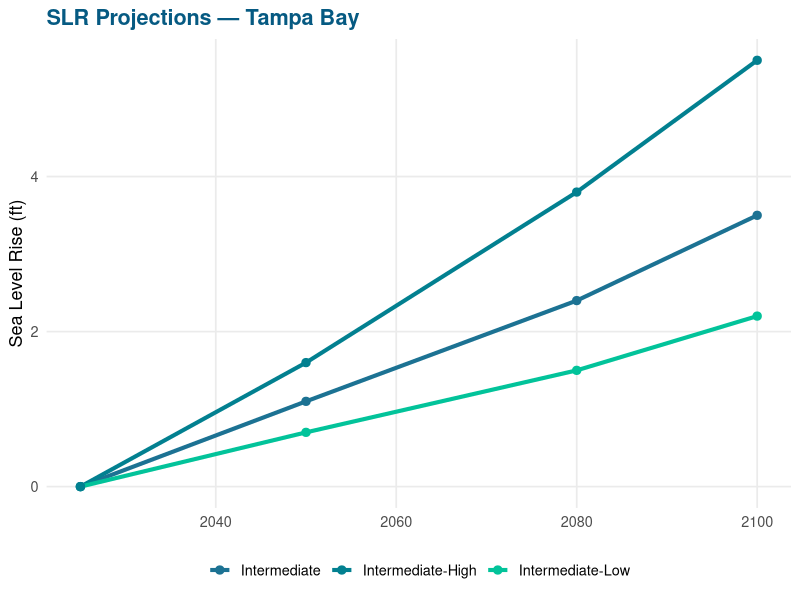
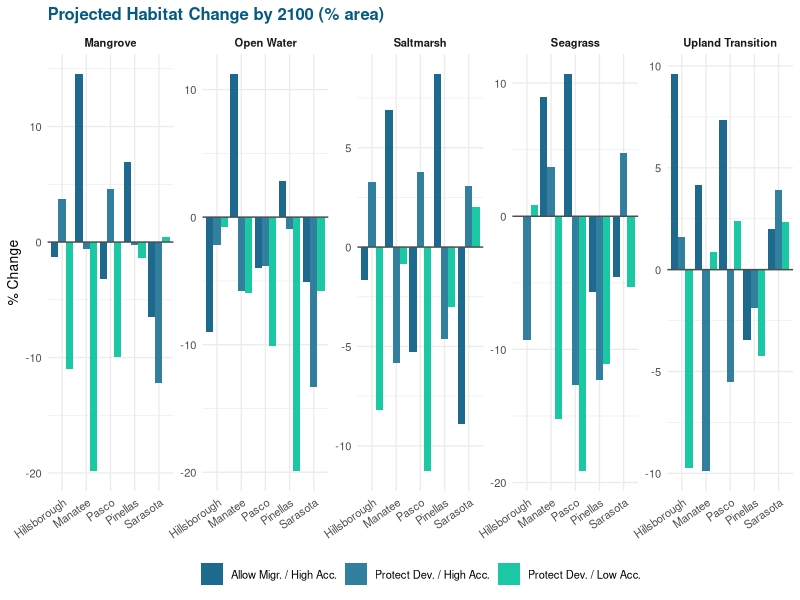
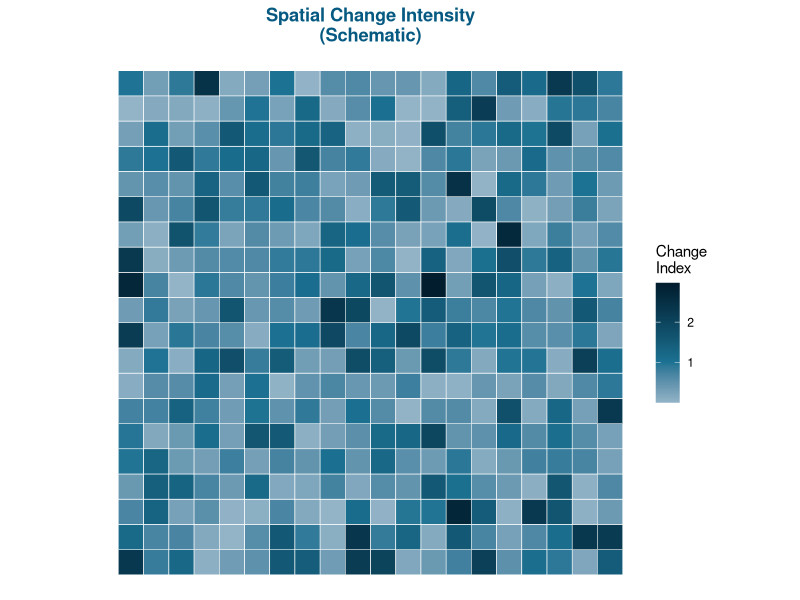
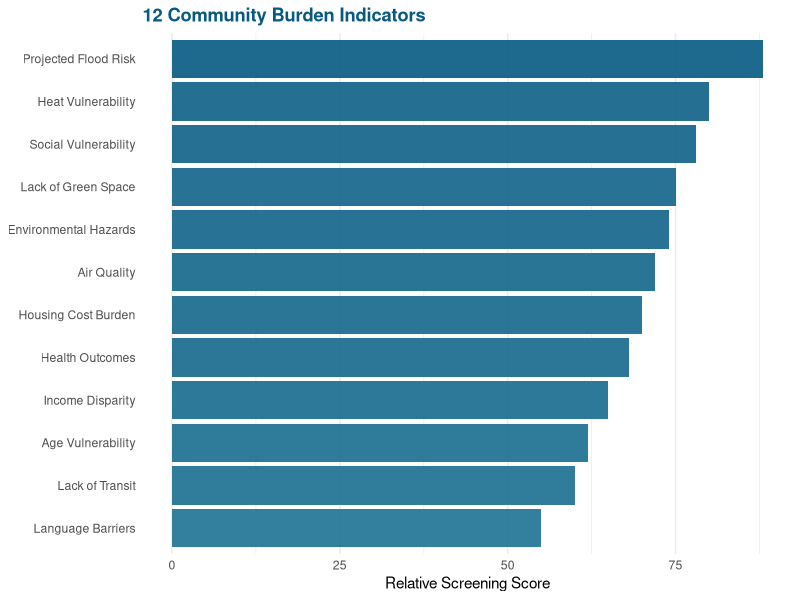
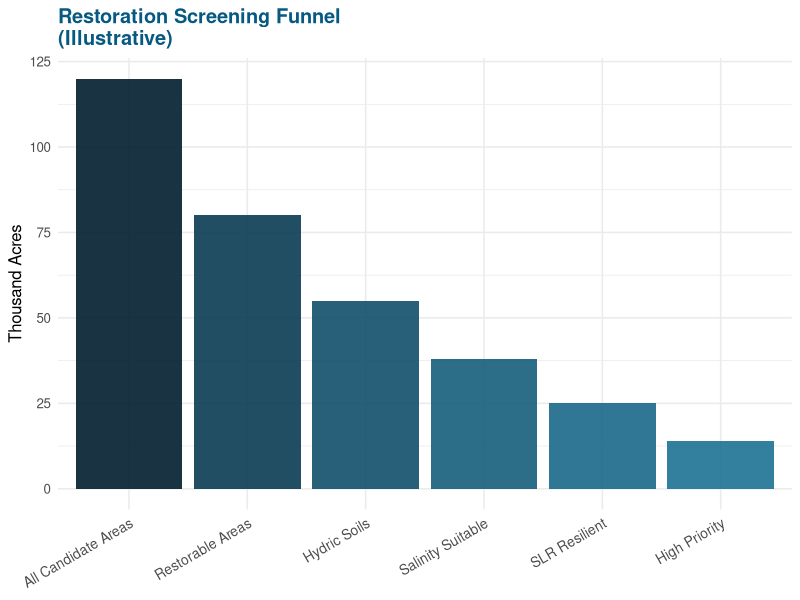
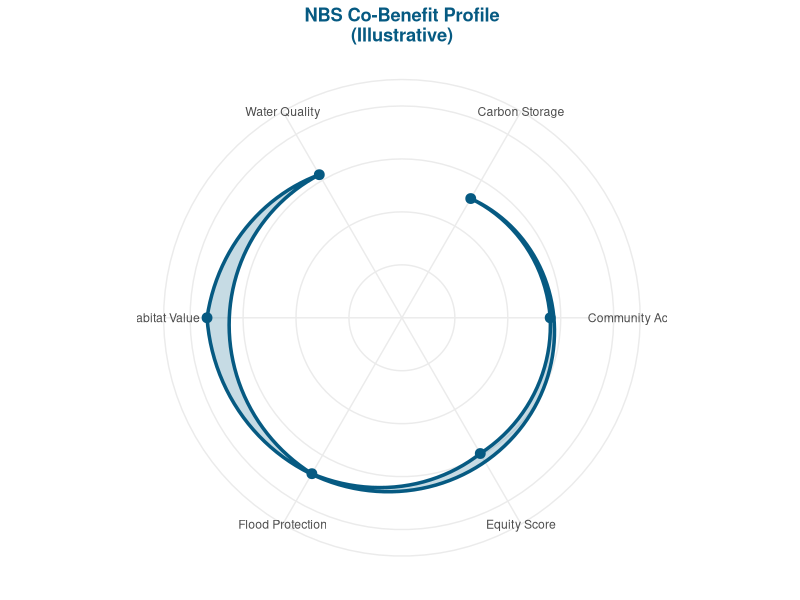

The R script that drew these images, in order:
## ---- chunk 1
#| include: false
library(tidyverse)
library(ggplot2)
library(knitr)
library(scales)
## ---- chunk 2
scenarios <- tibble(
  Year       = rep(c(2025, 2050, 2080, 2100), 3),
  SLR_ft     = c(0, 0.7, 1.5, 2.2,   # Intermediate-Low
                 0, 1.1, 2.4, 3.5,   # Intermediate
                 0, 1.6, 3.8, 5.5),  # Intermediate-High
  Scenario   = rep(c("Intermediate-Low", "Intermediate", "Intermediate-High"), each = 4)
)

ggplot(scenarios, aes(x = Year, y = SLR_ft, color = Scenario, group = Scenario)) +
  geom_line(linewidth = 1.4) +
  geom_point(size = 2.5) +
  scale_color_manual(values = c("#1C7293", "#028090", "#02C39A")) +
  labs(
    title    = "SLR Projections — Tampa Bay",
    x        = NULL,
    y        = "Sea Level Rise (ft)",
    color    = NULL
  ) +
  theme_minimal(base_size = 13) +
  theme(
    legend.position  = "bottom",
    plot.title       = element_text(face = "bold", color = "#065A82"),
    panel.grid.minor = element_blank()
  )
## ---- chunk 3
scenarios_tbl <- expand_grid(
  Management = c("Protect Developed", "Allow Migration"),
  Accretion  = c("High", "Low"),
  SLR        = c("Int-Low", "Intermediate", "Int-High"),
  Time       = c(2050, 2080, 2100)
) %>%
  mutate(Status = if_else(row_number() <= 18, "✅ Complete", "⏳ Pending"))

kable(
  scenarios_tbl %>%
    group_by(Management, Accretion, SLR) %>%
    summarise(Runs = n(), .groups = "drop") %>%
    rename(`Land Management` = Management),
  align = "llcc",
  caption = "HEM Scenario Matrix — 36 total model runs"
)
## ---- chunk 4
set.seed(42)
counties <- c("Hillsborough", "Pinellas", "Manatee", "Pasco", "Sarasota")
habitats <- c("Saltmarsh", "Mangrove", "Seagrass", "Upland Transition", "Open Water")

hab_data <- expand_grid(County = counties, Habitat = habitats) %>%
  mutate(
    `Protect Dev. / High Acc.` = runif(n(), -15, 5),
    `Protect Dev. / Low Acc.`  = runif(n(), -20, 3),
    `Allow Migr. / High Acc.`  = runif(n(), -10, 15)
  ) %>%
  pivot_longer(cols = 3:5, names_to = "Scenario", values_to = "Change_pct")

ggplot(hab_data, aes(x = County, y = Change_pct, fill = Scenario)) +
  geom_col(position = "dodge", alpha = 0.9) +
  facet_wrap(~Habitat, scales = "free_y", ncol = 5) +
  scale_fill_manual(values = c("#065A82", "#1C7293", "#02C39A")) +
  geom_hline(yintercept = 0, linewidth = 0.5, color = "gray30") +
  labs(
    title = "Projected Habitat Change by 2100 (% area)",
    x     = NULL, y = "% Change", fill = NULL
  ) +
  theme_minimal(base_size = 10) +
  theme(
    legend.position = "bottom",
    axis.text.x     = element_text(angle = 35, hjust = 1),
    plot.title      = element_text(face = "bold", color = "#065A82"),
    strip.text      = element_text(face = "bold")
  )
## ---- chunk 5
set.seed(7)
grid_data <- expand_grid(x = 1:20, y = 1:20) %>%
  mutate(
    change = abs(rnorm(n(), 0, 1)),
    category = cut(change, breaks = c(0, 0.5, 1, 1.5, Inf),
                   labels = c("Low", "Moderate", "High", "Very High"))
  )

ggplot(grid_data, aes(x, y, fill = change)) +
  geom_tile(color = "white", linewidth = 0.2) +
  scale_fill_gradient2(
    low      = "#f5f9fc",
    mid      = "#1C7293",
    high     = "#021d2e",
    midpoint = 1
  ) +
  coord_equal() +
  labs(title = "Spatial Change Intensity\n(Schematic)", fill = "Change\nIndex") +
  theme_void(base_size = 11) +
  theme(
    plot.title  = element_text(face = "bold", color = "#065A82", hjust = 0.5),
    legend.position = "right"
  )
## ---- chunk 6
burdens <- tibble(
  Category = c(
    "Projected Flood Risk", "Lack of Green Space", "Air Quality",
    "Heat Vulnerability", "Income Disparity", "Housing Cost Burden",
    "Lack of Transit", "Health Outcomes", "Environmental Hazards",
    "Social Vulnerability", "Language Barriers", "Age Vulnerability"
  ),
  Score = c(88, 75, 72, 80, 65, 70, 60, 68, 74, 78, 55, 62)
)

ggplot(burdens, aes(x = reorder(Category, Score), y = Score, fill = Score)) +
  geom_col(alpha = 0.9) +
  scale_fill_gradient(low = "#1C7293", high = "#065A82") +
  coord_flip() +
  labs(title = "12 Community Burden Indicators",
       x = NULL, y = "Relative Screening Score", fill = "Score") +
  theme_minimal(base_size = 11) +
  theme(
    legend.position  = "none",
    plot.title       = element_text(face = "bold", color = "#065A82"),
    panel.grid.major.y = element_blank()
  )
## ---- chunk 7
burdens_detail <- tibble(
  `#` = 1:12,
  `Burden Category` = c(
    "Projected Flood Risk", "Lack of Green Space", "Air Quality Index",
    "Extreme Heat Vulnerability", "Low Income / Poverty", "Housing Cost Burden",
    "Limited Transit Access", "Health Outcome Disparities",
    "Proximity to Hazardous Sites", "Social Vulnerability Index",
    "Limited English Proficiency", "Age Vulnerability (Youth + Elderly)"
  ),
  `Data Source` = c(
    "FEMA / TBRPC", "NLCD / FDOT", "EPA EJScreen",
    "NOAA / CDC", "ACS 5-yr", "HUD CHAS",
    "FDOT / GTFS", "CDC PLACES",
    "EPA TRI / FDEP", "CDC SVI",
    "ACS 5-yr", "ACS 5-yr"
  ),
  Status = c(
    "✅", "✅", "✅", "✅", "✅", "✅",
    "⏳", "✅", "✅", "✅", "✅", "✅"
  )
)

kable(burdens_detail, align = "clll") 
## ---- chunk 8
stages <- tibble(
  Stage  = factor(
    c("All Candidate Areas", "Restorable Areas", "Hydric Soils",
      "Salinity Suitable", "SLR Resilient", "High Priority"),
    levels = c("All Candidate Areas", "Restorable Areas", "Hydric Soils",
               "Salinity Suitable", "SLR Resilient", "High Priority")
  ),
  Acres  = c(120000, 80000, 55000, 38000, 25000, 14000)
)

ggplot(stages, aes(x = Stage, y = Acres / 1000, fill = Acres)) +
  geom_col(alpha = 0.9) +
  scale_fill_gradient(low = "#1C7293", high = "#021d2e") +
  scale_y_continuous(labels = label_comma()) +
  labs(
    title = "Restoration Screening Funnel\n(Illustrative)",
    x = NULL, y = "Thousand Acres", fill = "Acres"
  ) +
  theme_minimal(base_size = 12) +
  theme(
    legend.position = "none",
    axis.text.x     = element_text(angle = 30, hjust = 1, size = 10),
    plot.title      = element_text(face = "bold", color = "#065A82")
  )
## ---- chunk 9
cobenefit <- tibble(
  Benefit      = c("Flood Protection", "Water Quality", "Habitat Value",
                   "Carbon Storage", "Community Access", "Equity Score"),
  Score        = c(85, 78, 92, 65, 70, 74)
)

ggplot(cobenefit, aes(x = Benefit, y = Score, group = 1)) +
  geom_polygon(fill = "#1C729340", color = "#065A82", linewidth = 1.2) +
  geom_point(color = "#065A82", size = 3) +
  coord_polar() +
  scale_y_continuous(limits = c(0, 100), breaks = c(25, 50, 75, 100)) +
  labs(title = "NBS Co-Benefit Profile\n(Illustrative)") +
  theme_minimal(base_size = 11) +
  theme(
    axis.title      = element_blank(),
    plot.title      = element_text(face = "bold", color = "#065A82", hjust = 0.5),
    axis.text.y     = element_blank()
  )
